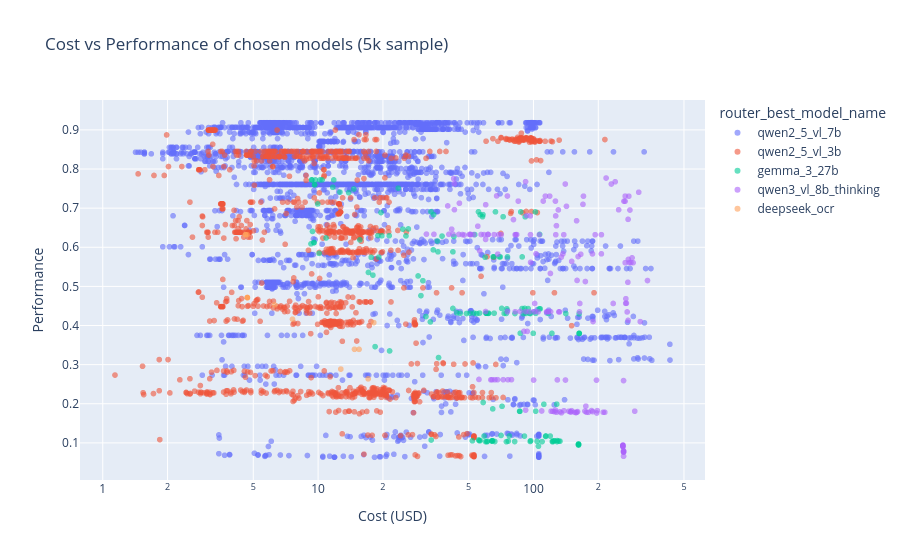

The notebook cell saved with this chart:
### Code cell
# Cost vs Performance scatter
fig = px.scatter(
    router_train.sample(min(5000, len(router_train)), random_state=42),
    x='router_chosen_cost',
    y='router_chosen_perf',
    color='router_best_model_name',
    title='Cost vs Performance of chosen models (5k sample)',
    labels={'router_chosen_cost': 'Cost (USD)', 'router_chosen_perf': 'Performance'},
    opacity=0.6,
)
fig.update_xaxes(type='log')
fig.show()

### Figure 1 — Plotly figure (JSON) as saved in the notebook; plotly's stock layout.template omitted (floating-point values rounded to 4 significant figures; data arrays with more than 128 entries replaced by an {"elided": "..."} marker saying what was removed)
{"data": [{"hovertemplate": "router_best_model_name=qwen2_5_vl_7b<br>Cost (USD)=%{x}<br>Performance=%{y}<extra></extra>", "legendgroup": "qwen2_5_vl_7b", "marker": {"color": "#636efa", "opacity": 0.6, "symbol": "circle"}, "mode": "markers", "name": "qwen2_5_vl_7b", "showlegend": true, "type": "scattergl", "x": {"elided": "3364 float values"}, "xaxis": "x", "y": {"elided": "3364 float values"}, "yaxis": "y"}, {"hovertemplate": "router_best_model_name=qwen2_5_vl_3b<br>Cost (USD)=%{x}<br>Performance=%{y}<extra></extra>", "legendgroup": "qwen2_5_vl_3b", "marker": {"color": "#EF553B", "opacity": 0.6, "symbol": "circle"}, "mode": "markers", "name": "qwen2_5_vl_3b", "showlegend": true, "type": "scattergl", "x": {"elided": "1286 float values"}, "xaxis": "x", "y": {"elided": "1286 float values"}, "yaxis": "y"}, {"hovertemplate": "router_best_model_name=gemma_3_27b<br>Cost (USD)=%{x}<br>Performance=%{y}<extra></extra>", "legendgroup": "gemma_3_27b", "marker": {"color": "#00cc96", "opacity": 0.6, "symbol": "circle"}, "mode": "markers", "name": "gemma_3_27b", "showlegend": true, "type": "scattergl", "x": {"elided": "154 float values"}, "xaxis": "x", "y": {"elided": "154 float values"}, "yaxis": "y"}, {"hovertemplate": "router_best_model_name=qwen3_vl_8b_thinking<br>Cost (USD)=%{x}<br>Performance=%{y}<extra></extra>", "legendgroup": "qwen3_vl_8b_thinking", "marker": {"color": "#ab63fa", "opacity": 0.6, "symbol": "circle"}, "mode": "markers", "name": "qwen3_vl_8b_thinking", "showlegend": true, "type": "scattergl", "x": {"elided": "181 float values"}, "xaxis": "x", "y": {"elided": "181 float values"}, "yaxis": "y"}, {"hovertemplate": "router_best_model_name=deepseek_ocr<br>Cost (USD)=%{x}<br>Performance=%{y}<extra></extra>", "legendgroup": "deepseek_ocr", "marker": {"color": "#FFA15A", "opacity": 0.6, "symbol": "circle"}, "mode": "markers", "name": "deepseek_ocr", "showlegend": true, "type": "scattergl", "x": [4.695, 4.68, 4.695, 4.695, 18.13, 6.285, 15.49, 4.605, 4.695, 4.695, 4.605, 12.75, 7.605, 14.76, 17.09], "xaxis": "x", "y": [0.4715, 0.6322, 0.4715, 0.4715, 0.4074, 0.4527, 0.3391, 0.6322, 0.4715, 0.4715, 0.6322, 0.2886, 0.4162, 0.3392, 0.2637], "yaxis": "y"}], "layout": {"legend": {"title": {"text": "router_best_model_name"}, "tracegroupgap": 0}, "title": {"text": "Cost vs Performance of chosen models (5k sample)"}, "xaxis": {"anchor": "y", "domain": [0, 1], "title": {"text": "Cost (USD)"}, "type": "log"}, "yaxis": {"anchor": "x", "domain": [0, 1], "title": {"text": "Performance"}}}}
